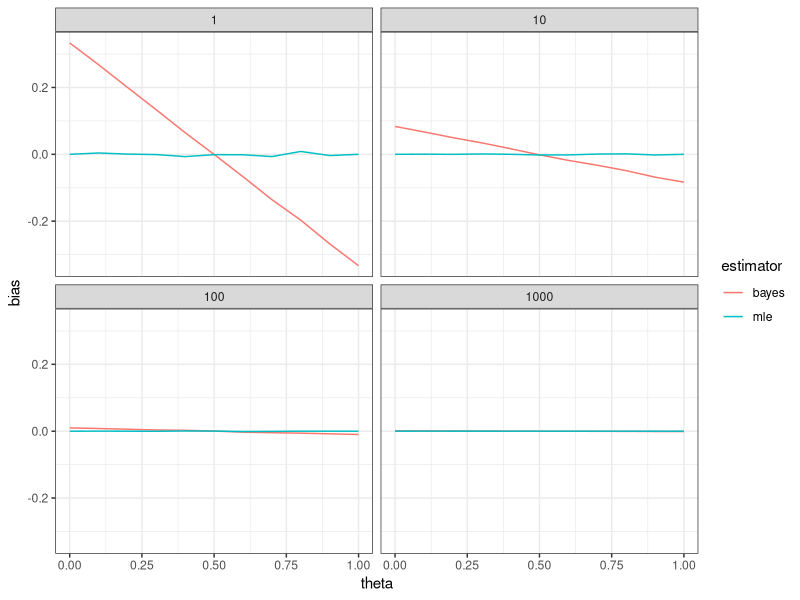
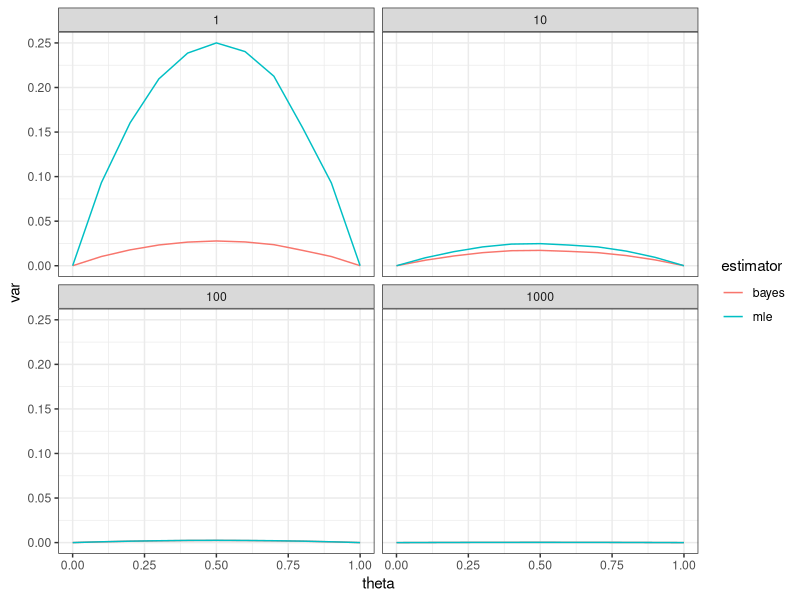
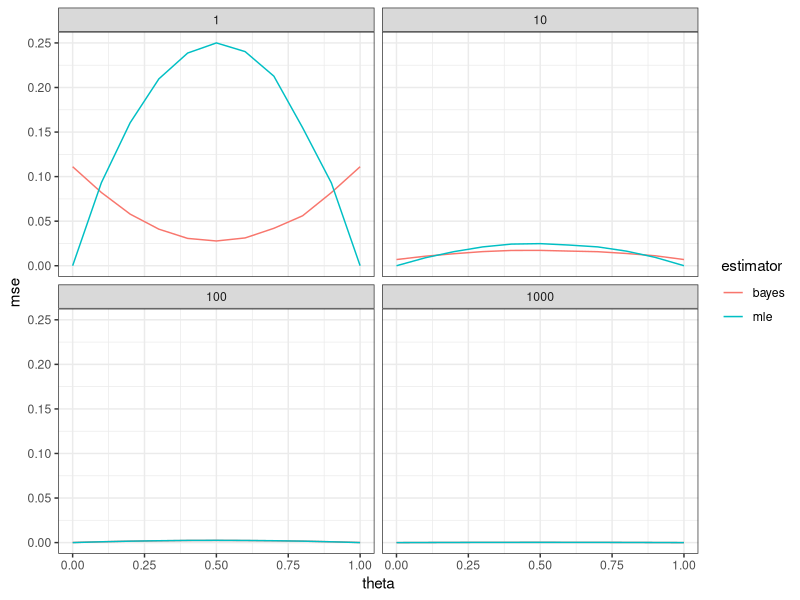
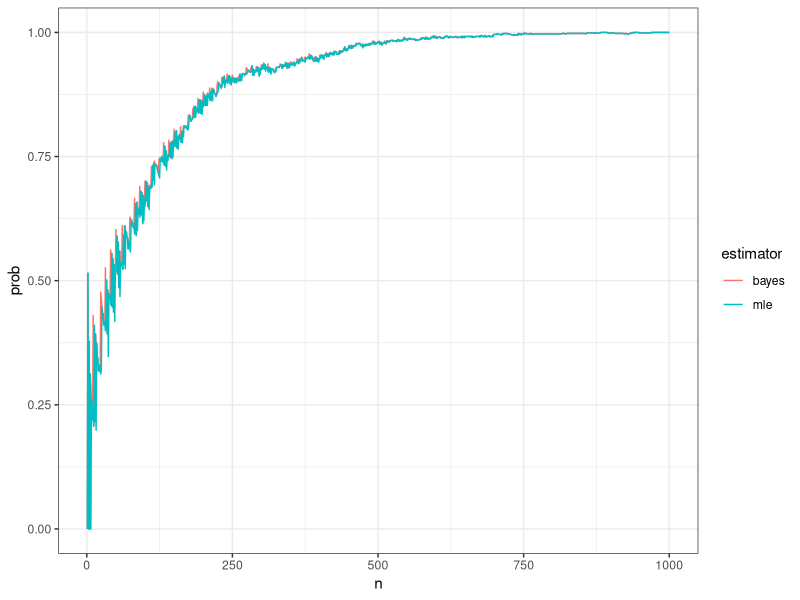
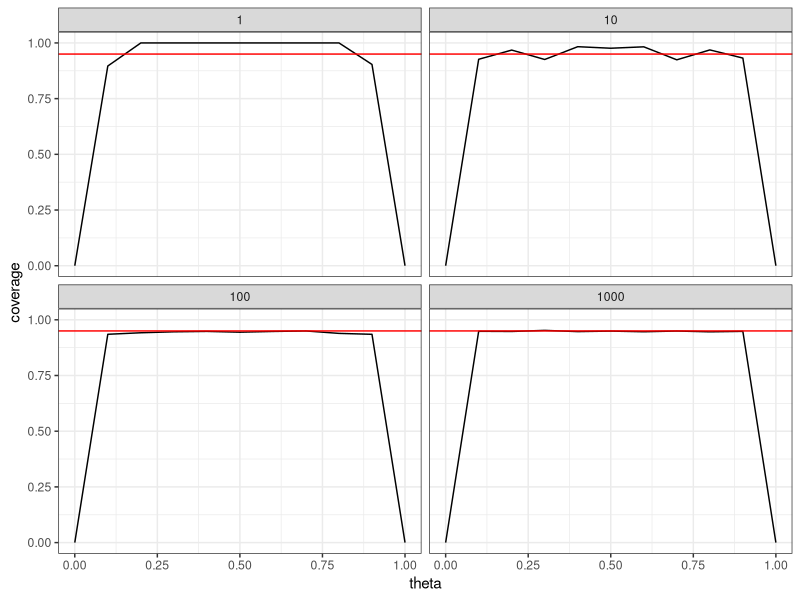
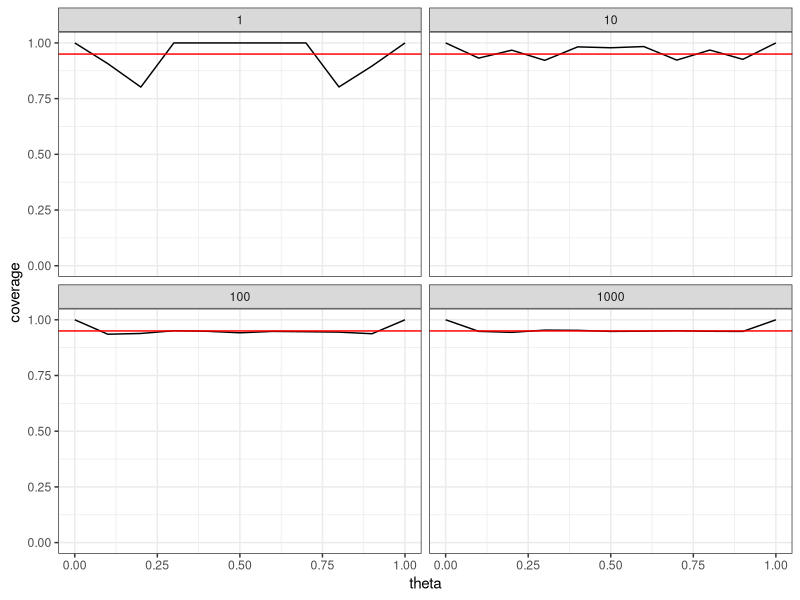

Source code (R) for these figures, in order:
## ---- eval=FALSE---------------------------------------------------------
## install.packages(c("plyr","ggplot2"))

## ------------------------------------------------------------------------
n <- 22
y <- 15
(mle <- y/n)

## ------------------------------------------------------------------------
a <- b <- 1
(bayes <- (a+y)/(a+b+n))

## ------------------------------------------------------------------------
qbeta(c(.025,.975), a+y, b+n-y)

## ------------------------------------------------------------------------
n <- 10
theta <- 0.5

n_reps <- 1e4
mle <- numeric(n_reps)
bayes <- numeric(n_reps)

for (i in 1:n_reps) {
  y <- rbinom(1, size = n, prob = theta)
  mle[i] <- y/n
  bayes[i] <- (a+y)/(a+b+n)
}


mean(mle)  - theta # estimate of MLE bias
mean(bayes)- theta # estimate of Bayes bias

## ------------------------------------------------------------------------
mean(mle  ) + c(-1,1)*qnorm(.975)*sd(mle  )/sqrt(length(mle  )) - theta
mean(bayes) + c(-1,1)*qnorm(.975)*sd(bayes)/sqrt(length(bayes)) - theta

## ------------------------------------------------------------------------
y <- rbinom(n_reps, size = n, prob = theta)
mle   <- y/n
bayes <- (a+y)/(a+b+n)

mean(mle  ) + c(-1,1)*qnorm(.975)*sd(mle  )/sqrt(length(mle  )) - theta
mean(bayes) + c(-1,1)*qnorm(.975)*sd(bayes)/sqrt(length(bayes)) - theta

## ------------------------------------------------------------------------
settings <- expand.grid(n = 10^(0:3),
                        theta = seq(0,1,by=0.1))

## ---- eval=FALSE---------------------------------------------------------
## install.packages("plyr")

## ------------------------------------------------------------------------
library("plyr")

## ---- eval=FALSE---------------------------------------------------------
## ?plyr

## ------------------------------------------------------------------------
sim_study <- ddply(settings, .(n, theta), function(x) {
  y     <- rbinom(1e4, size = x$n, prob = x$theta)
  mle   <- y/x$n
  bayes <- (a+y)/(a+b+x$n)
  
  d <- data.frame(
    estimator = c("mle", "bayes"),
    bias      = c(mean(mle), mean(bayes)) - x$theta,
    var       = c(var( mle), var( bayes)))
  
  # d$se    <- sqrt(d$var / x$n)
  # d$lower <- d$bias-qnorm(.975)*d$se
  # d$upper <- d$bias+qnorm(.975)*d$se
  
  return(d)
})

## ------------------------------------------------------------------------
library("ggplot2")

ggplot(sim_study, aes(x=theta, y=bias, color=estimator)) +
  geom_line() +
  facet_wrap(~n) + 
  theme_bw()

## ------------------------------------------------------------------------
library("ggplot2")

ggplot(sim_study, aes(x=theta, y=var, color=estimator)) +
  geom_line() +
  facet_wrap(~n) + 
  theme_bw()

## ------------------------------------------------------------------------
sim_study$mse <- sim_study$var + sim_study$bias^2

ggplot(sim_study, aes(x=theta, y=mse, color=estimator)) +
  geom_line() +
  facet_wrap(~n) + 
  theme_bw()

## ------------------------------------------------------------------------
theta = 0.51
n_max <- 1e3

d <- ddply(data.frame(rep=1:1e3), .(rep), function(x) {
  x <- rbinom(n_max, size = 1, prob = theta)
  
  mle <- bayes <- numeric(n_max)
  for (n in 1:n_max) {
    y <- sum(x[1:n])
    mle[n] <- y/n
    bayes[n] <- (a+y)/(a+b+n)
  }
  
  data.frame(n     = 1:n_max,
             mle   = mle,
             bayes = bayes)
})

epsilon <- 0.05
sum <- ddply(d, .(n), function(x) {
  data.frame(estimator = c("mle","bayes"),
             prob = c(mean(abs(x$mle   - theta) < epsilon),
                      mean(abs(x$bayes - theta) < epsilon)))
})

## ------------------------------------------------------------------------
ggplot(sum, aes(x=n, y=prob, color=estimator)) + 
  geom_line() +
  theme_bw() 

## ------------------------------------------------------------------------
n <- 100
theta <- 0.5

n_reps <- 1e4
y <- rbinom(n_reps, size = n, prob = theta)

lower <- qbeta(.025, a+y, b+n-y)
upper <- qbeta(.975, a+y, b+n-y)

mean( lower < theta & theta < upper )

## ------------------------------------------------------------------------
p <- mean( lower < theta & theta < upper)

p + c(-1,1)*qnorm(.975)*sqrt(p*(1-p)/n_reps)

## ------------------------------------------------------------------------
settings <- expand.grid(n = 10^(0:3),
                        theta = seq(0,1,by=0.1))

sim_study <- ddply(settings, .(n, theta), function(x) {
  y     <- rbinom(1e4, size = x$n, prob = x$theta)
  mle   <- y/x$n
  bayes <- (a+y)/(a+b+x$n)
  
  lower <- qbeta(.025, a+y, b+x$n-y)
  upper <- qbeta(.975, a+y, b+x$n-y)
  
  data.frame(coverage = mean( lower <= x$theta & x$theta <= upper))
})

## ------------------------------------------------------------------------
ggplot(sim_study, aes(x=theta, y=coverage)) +
  geom_line() +
  facet_wrap(~n) + 
  geom_hline(yintercept = 0.95, color = "red") +
  ylim(0,1) + 
  theme_bw()

## ------------------------------------------------------------------------
sim_study <- ddply(settings, .(n, theta), function(x) {
  y     <- rbinom(1e4, size = x$n, prob = x$theta)
  mle   <- y/x$n
  bayes <- (a+y)/(a+b+x$n)
  
  lower <- qbeta(.025, a+y, b+x$n-y)
  upper <- qbeta(.975, a+y, b+x$n-y)
  
  # Fix intervals when y=0
  lower[y==0] <- 0
  upper[y==0] <- qbeta(.95, a+0, b+x$n-0)
  
  # Fix intervals when y=n
  upper[y==x$n] <- 1
  lower[y==x$n] <- qbeta(.05, a+x$n, b+x$n-x$n)
  
  data.frame(coverage = mean( lower <= x$theta & x$theta <= upper))
})

## ------------------------------------------------------------------------
ggplot(sim_study, aes(x=theta, y=coverage)) +
  geom_line() +
  facet_wrap(~n) + 
  geom_hline(yintercept = 0.95, color = "red") +
  ylim(0,1) + 
  theme_bw()
